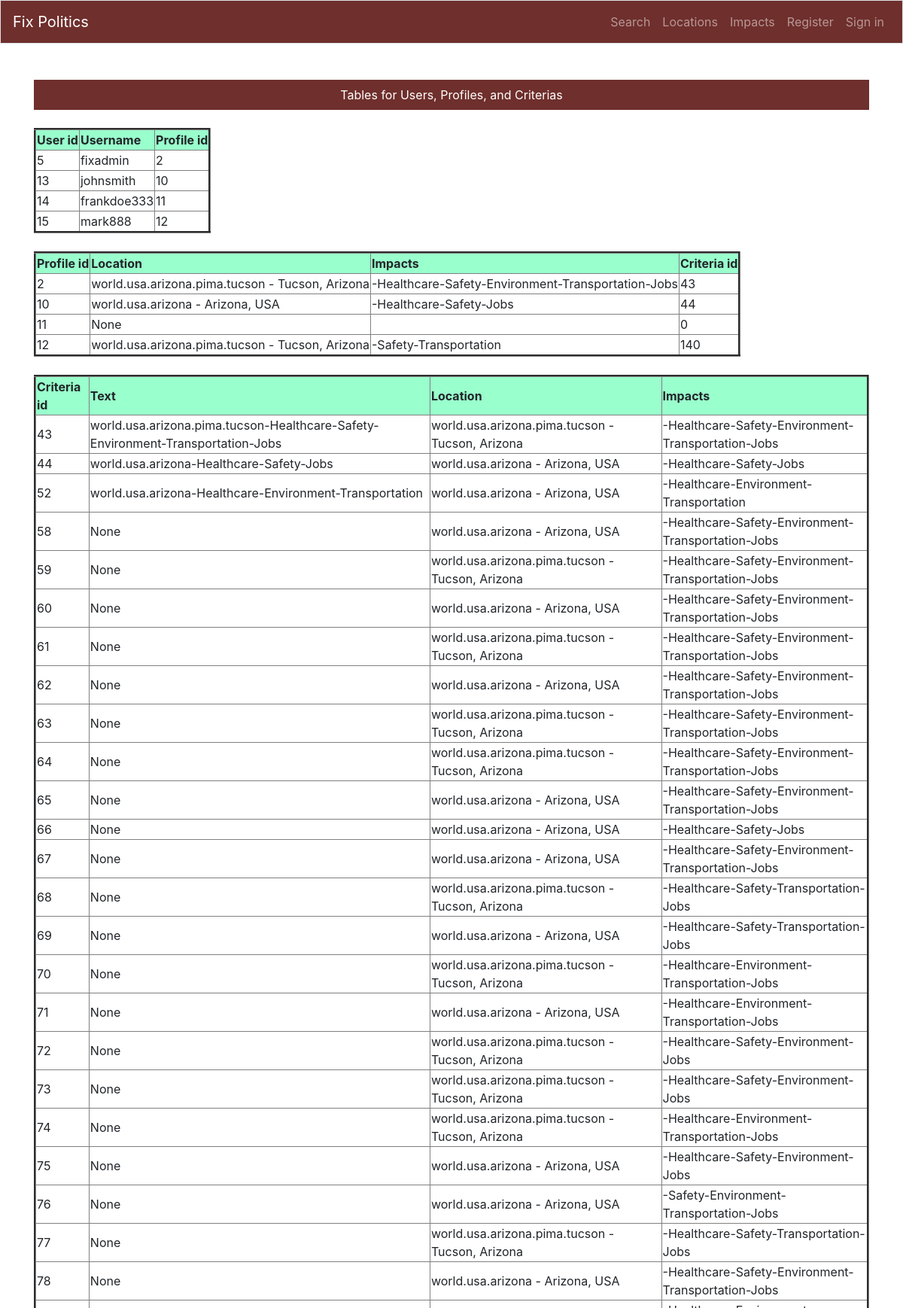
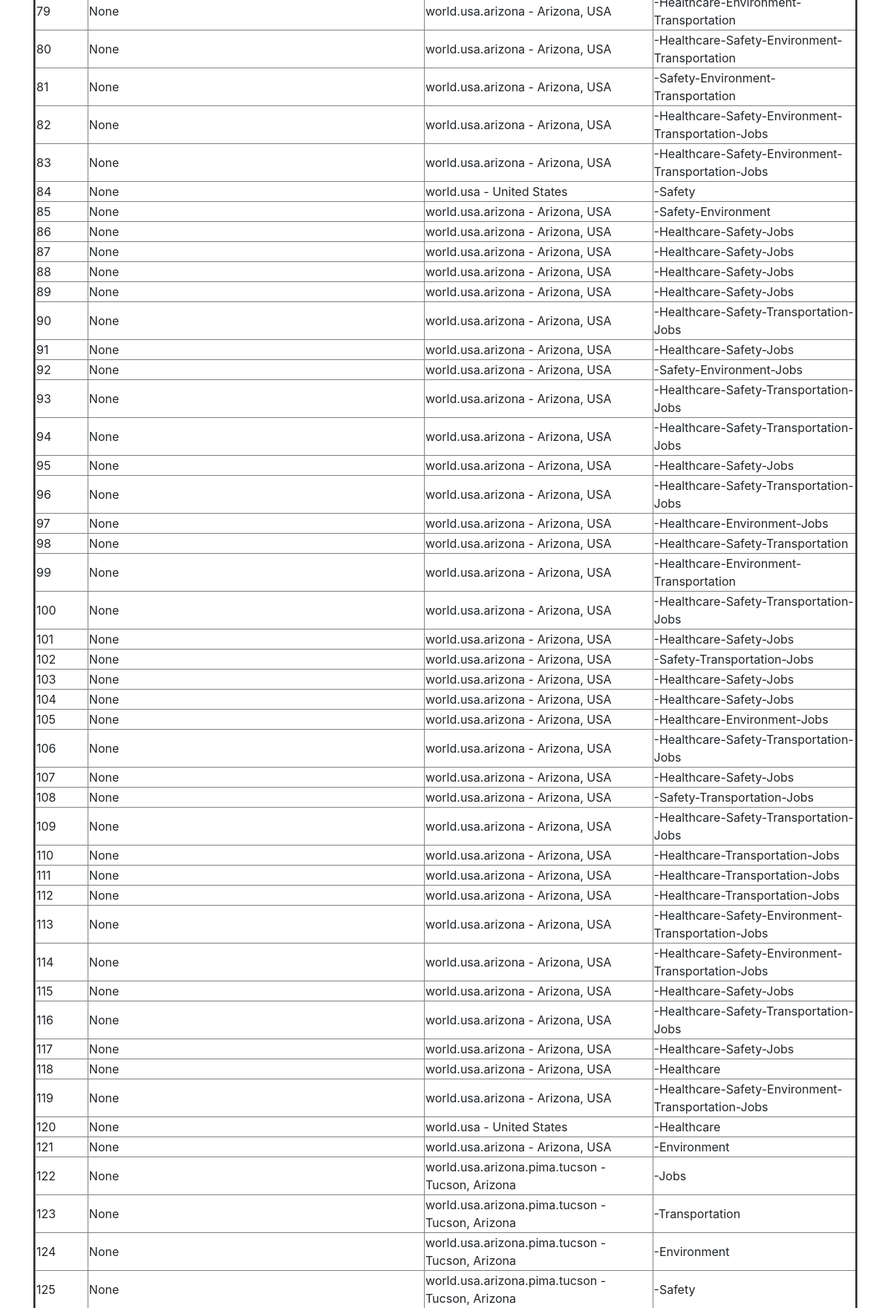
/criterias/ (upper part), run on the app's committed database (2 pictures, top to bottom).
### users/models.py (models this page shows, shortened)
class Profile(models.Model):
    class Meta:
        app_label = 'users'
    user = models.OneToOneField(User, on_delete=models.CASCADE,
        related_name='profile')
    location = models.ForeignKey('fixpol.Location', null=True,
        related_name='profiles', on_delete=models.SET_NULL)
    impacts = models.ManyToManyField(Impact)
    criteria = models.ForeignKey('fixpol.Criteria', null=True,
        related_name='profiles', on_delete=models.SET_NULL)

### fixpol/models.py (models this page shows, shortened)
class Location(models.Model):
    class Meta:
        app_label = 'fixpol'
        ordering = ['hierarchy']
    desc = models.CharField(max_length=80)
    shortname = models.CharField(max_length=20)
    hierarchy = models.CharField(max_length=200,unique=True)
    govlevel = models.CharField(max_length=80)
    parent = models.ForeignKey('self', null=True,
            related_name='locations', on_delete=models.PROTECT)
    date_added = models.DateTimeField(auto_now_add=True)
    def __str__(self):
        return self.hierarchy + " - " + self.desc

class Criteria(models.Model):
    class Meta:
        app_label = 'fixpol'
        verbose_name_plural = "criteria"  # plural of criteria
    text = models.CharField(max_length=200, unique=True, null=True, blank=True)
    location = models.ForeignKey('fixpol.Location', null=True,
        related_name='criteria', on_delete=models.CASCADE)
    impacts = models.ManyToManyField(Impact)

### fixpol/views.py (the view)
# urls.py: path('criterias/', views.criterias, name='criterias'),
def criterias(request):
    users = User.objects.order_by('id')
    profiles = Profile.objects.order_by('id')
    prof = []
    for profile in profiles:
        impact_string2 = impact_seq(profile.impacts.all())
        prof.append([profile.id, profile.location,
                    impact_string2, zero_if_none(profile.criteria)])
    criterias = Criteria.objects.order_by('id')
    crit = []
    for criteria in criterias:
        impact_string3 = impact_seq(criteria.impacts.all())
        crit.append([criteria.id, criteria.text,
                    criteria.location, impact_string3])
    context = { 'users': users,
                'prof': prof,
                'crit': crit}
    return render(request, 'criterias.html', context)

### fixpol/models.py (called while the page is built)
def impact_seq(impact_list):
    impact_string = ''
    connector = '-'
    for impact in impact_list:
        impact_string += connector + impact.text.strip()
    return impact_string

### fixpol/views.py (called while the page is built)
def zero_if_none(item):
    result_id = 0
    if item:
        result_id = item.id
    return result_id

### fixpol/templates/criterias.html
{% extends "base.html" %}
{% block page_header %}
Tables for Users, Profiles, and Criterias
{% endblock page_header %}
{% block content %}
<div class="page-content">
    <div class="page-content-standard">
<table border="3">
    <tr bgcolor="#99FFCC">
        <th>User id</th>
        <th>Username</th>
        <th>Profile id</th>
    </tr>
    {% for user in users %}
    <tr>
        <td>{{ user.id }}</td>
        <td>{{ user.username }}</td>
        <td>{{ user.profile.id }}</td>
    </tr>
    {% empty %}
    <tr>
        <td colspan="3">this table is empty</td>
    </tr>
    {% endfor %}
</table>
<br>
<table border="3">
    <tr bgcolor="#99FFCC">
        <th>Profile id</th>
        <th>Location</th>
        <th>Impacts</th>
        <th>Criteria id</th>
    </tr>
    {% for profile in prof %}
    <tr>
        <td>{{ profile.0 }}</td>
        <td>{{ profile.1 }}</td>
        <td>{{ profile.2 }}</td>
        <td>{{ profile.3 }}</td>
    </tr>
    {% empty %}
    <tr>
        <td colspan="4">this table is empty</td>
    </tr>
    {% endfor %}
</table>
<br>
<table border="3">
    <tr bgcolor="#99FFCC">
        <th>Criteria id</th>
        <th>Text</th>
        <th>Location</th>
        <th>Impacts</th>
    </tr>
    {% for criteria in crit %}
    <tr>
        <td>{{ criteria.0 }}</td>
        <td>{{ criteria.1 }}</td>
        <td>{{ criteria.2 }}</td>
        <td>{{ criteria.3 }}</td>
    </tr>
    {% empty %}
    <tr>
        <td colspan="3">this table is empty</td>
    </tr>
    {% endfor %}
</table>
    </div>
</div>
{% endblock content %}

### data on the page
Location: profile "2", hierarchy+desc "world.usa.arizona.pima.tucson - Tucson, Arizona", profile "-Healthcare-Safety-Environment-Transportation-Jobs", profile "43", profile "12", profile "-Safety-Transportation", profile "140", criteria "43", text "world.usa.arizona.pima.tucson-Healthcare-Safety-Environment-Transportation-Jobs", criteria "-Healthcare-Safety-Environment-Transportation-Jobs", criteria "59", criteria "None", criteria "61", criteria "63", criteria "64", criteria "68", criteria "-Healthcare-Safety-Transportation-Jobs", criteria "70", criteria "-Healthcare-Environment-Transportation-Jobs", criteria "72", criteria "-Healthcare-Safety-Environment-Jobs", criteria "73", criteria "74", criteria "77", criteria "122", criteria "-Jobs", criteria "123", criteria "-Transportation", criteria "124", criteria "-Environment", criteria "125", criteria "-Safety"
Location: profile "10", hierarchy+desc "world.usa.arizona - Arizona, USA", profile "-Healthcare-Safety-Jobs", profile "44", criteria "44", text "world.usa.arizona-Healthcare-Safety-Jobs", criteria "-Healthcare-Safety-Jobs", criteria "52", text "world.usa.arizona-Healthcare-Environment-Transportation", criteria "-Healthcare-Environment-Transportation", criteria "58", criteria "None", criteria "-Healthcare-Safety-Environment-Transportation-Jobs", criteria "60", criteria "62", criteria "65", criteria "66", criteria "67", criteria "69", criteria "-Healthcare-Safety-Transportation-Jobs", criteria "71", criteria "-Healthcare-Environment-Transportation-Jobs", criteria "75", criteria "-Healthcare-Safety-Environment-Jobs", criteria "76", criteria "-Safety-Environment-Transportation-Jobs", criteria "78", criteria "79", criteria "80", criteria "-Healthcare-Safety-Environment-Transportation", criteria "81", criteria "-Safety-Environment-Transportation", criteria "82", criteria "83", criteria "85", criteria "-Safety-Environment", criteria "86", criteria "87", criteria "88", criteria "89", criteria "90", criteria "91", criteria "92", criteria "-Safety-Environment-Jobs", criteria "93", criteria "94", criteria "95", criteria "96", criteria "97", criteria "-Healthcare-Environment-Jobs", criteria "98", criteria "-Healthcare-Safety-Transportation", criteria "99", criteria "100", criteria "101", criteria "102", criteria "-Safety-Transportation-Jobs", criteria "103", criteria "104", criteria "105", criteria "106", criteria "107", criteria "108", criteria "109", criteria "110", criteria "-Healthcare-Transportation-Jobs", criteria "111", criteria "112", criteria "113", criteria "114", criteria "115", criteria "116", criteria "117", criteria "118", criteria "-Healthcare", criteria "119", criteria "121", criteria "-Environment"
Location: criteria "84", criteria "None", hierarchy+desc "world.usa - United States", criteria "-Safety", criteria "120", criteria "-Healthcare"

### other printed values
{{ user.id }} "5"
{{ user.username }} "fixadmin"
{{ user.profile.id }} "2"
{{ user.id }} "13"
{{ user.username }} "johnsmith"
{{ user.profile.id }} "10"
{{ user.id }} "14"
{{ user.username }} "frankdoe333"
{{ user.profile.id }} "11"
{{ user.id }} "15"
{{ user.username }} "mark888"
{{ user.profile.id }} "12"
{{ profile.0 }} "11"
{{ profile.1 }} "None"
{{ profile.3 }} "0"
